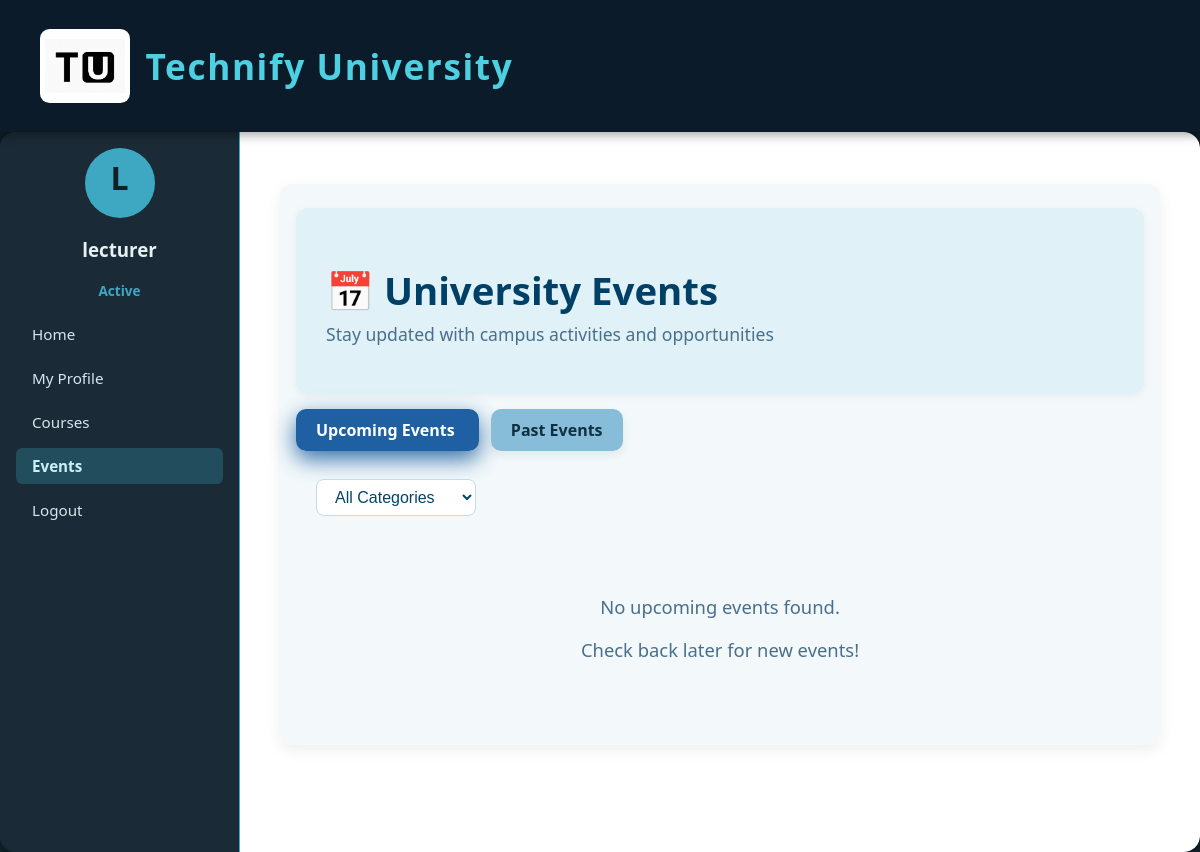
The app's page /Main/public/index.php?page=events (signed in), older data.
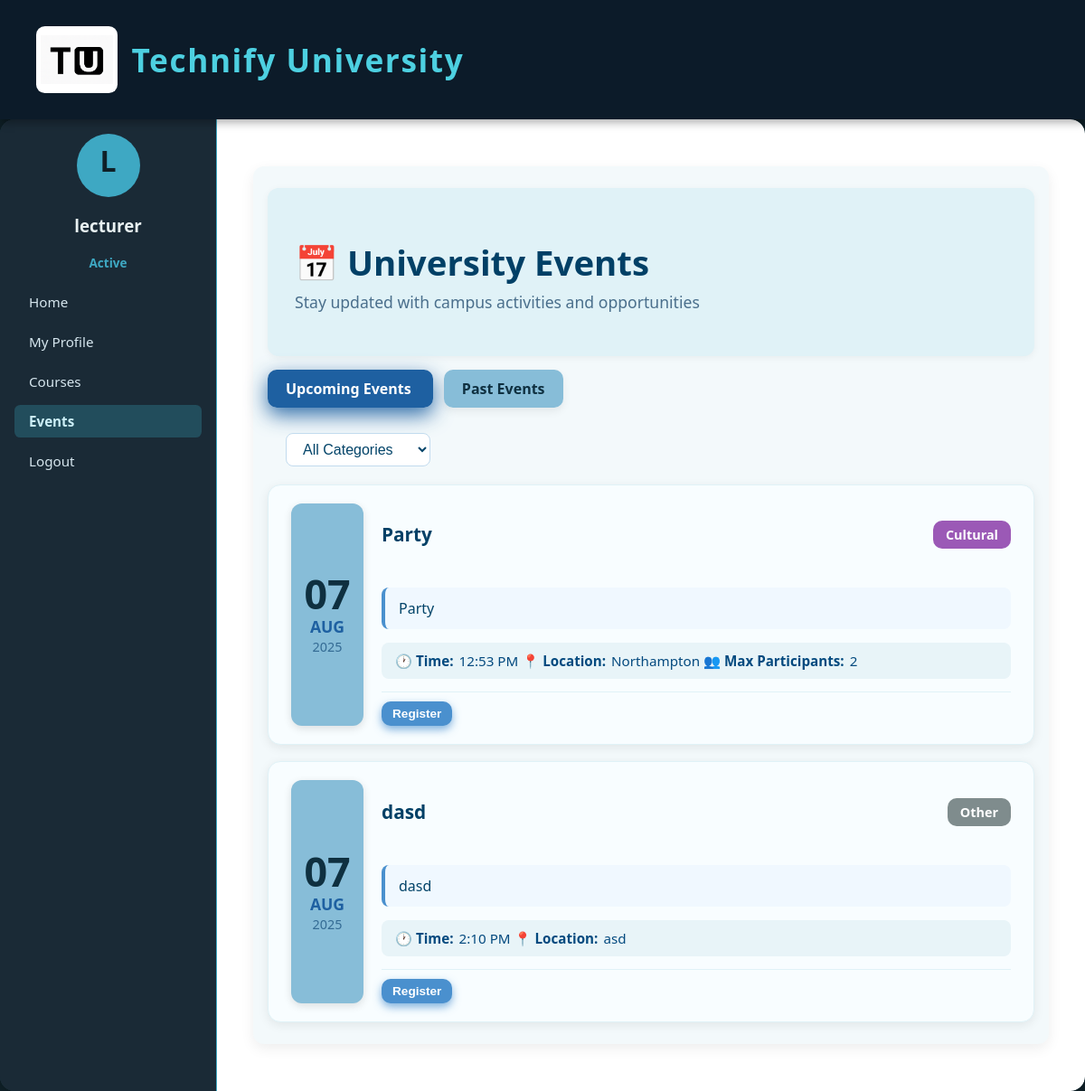
The same page, newer data.
### tables this page shows
CREATE TABLE `events` (
  `id` int(11) NOT NULL,
  `title` varchar(255) NOT NULL,
  `description` text DEFAULT NULL,
  `event_date` date NOT NULL,
  `event_time` time NOT NULL,
  `location` varchar(255) DEFAULT NULL,
  `category` enum('academic','sports','cultural','workshop','seminar','other') DEFAULT 'other',
  `max_participants` int(11) DEFAULT NULL,
  `created_by` int(11) NOT NULL,
  `created_at` timestamp NULL DEFAULT current_timestamp(),
  `updated_at` timestamp NULL DEFAULT current_timestamp() ON UPDATE current_timestamp(),
  `status` enum('active','cancelled','completed') DEFAULT 'active'
);

### Main/src/controllers/EventsController.php (called while the page is built, shortened)
<?php
require_once __DIR__ . '/../db.php';
require_once __DIR__ . '/../helper.php';
$current_tab = $_GET['tab'] ?? 'upcoming';
$today = date('Y-m-d');
$current_time = date('H:i:s');
$base_query = "SELECT * FROM events WHERE status = 'active'";
$params = [];
if ($current_tab === 'upcoming') {
    $base_query .= " AND (event_date > ? OR (event_date = ? AND event_time > ?))";
    $params = [$today, $today, $current_time];
} else {
    $base_query .= " AND (event_date < ? OR (event_date = ? AND event_time < ?))";
    $params = [$today, $today, $current_time];
}
$base_query .= " ORDER BY event_date ASC, event_time ASC";
try {
    $events = fetchAll($base_query, $params);
} catch (Exception $e) {
    $events = [];
}
$current_page = 'events';
require __DIR__ . '/../views/events.html.php';
$content = ob_get_clean();
require __DIR__ . '/../../templates/main_layout.php';

### Main/src/helper.php (called while the page is built, shortened)
<?php
function getMainNavItems(): array {
    return [
        'home' => 'Home',
        'profile' => 'My Profile',
        'courses' => 'Courses',
        'events' => 'Events'
    ];
}

### Main/src/db.php (called while the page is built, shortened)
<?php
class Database {
    private static $instance = null;
    private $pdo;
    private function __construct() {
        $username = 'student';
        $password = 'student';
        $database = 'university_website';
        $host = 'mysql';
        try {
            $this->pdo = new PDO("mysql:host=$host;dbname=$database", $username, $password);
            $this->pdo->setAttribute(PDO::ATTR_ERRMODE, PDO::ERRMODE_EXCEPTION);
            $this->pdo->setAttribute(PDO::ATTR_DEFAULT_FETCH_MODE, PDO::FETCH_ASSOC);
        } catch (PDOException $e) {
            die("Connection failed: " . $e->getMessage());
        }
    }
    public static function getInstance() {
        if (self::$instance === null) {
            self::$instance = new Database();
        }
        return self::$instance;
    }
    public function getConnection() {
        return $this->pdo;
    }
}
function db() {
    return Database::getInstance()->getConnection();
}
function query($sql, $params = []) {
    $stmt = db()->prepare($sql);
    $stmt->execute($params);
    return $stmt;
}
function fetchAll($sql, $params = []) {
    return query($sql, $params)->fetchAll();
}
?>

### Main/src/views/events.html.php (the view, shortened to what the changed rows need)
<div class="events-content">
    <div class="events-header">
        <div class="header-main">
            <h1>📅 University Events</h1>
        </div>
    </div>
    <div class="events-list">
        <?php if (empty($events)): ?>
            <div class="no-events">
                <p>No <?php echo $current_tab === 'upcoming' ? 'upcoming' : 'past'; ?> events found<?php echo $current_filter !== 'all' ? ' for the selected category' : ''; ?>.</p>
                <?php if ($current_tab === 'upcoming'): ?>
                    <p>Check back later for new events!</p>
                <?php endif; ?>
            </div>
        <?php else: ?>
            <div class="events-container">
                <?php foreach ($events as $event): ?>
                    <div class="event-item <?php echo $current_tab === 'past' ? 'past-event' : ''; ?>">
                        <div class="event-date">
                            <div class="date-day"><?php echo date('d', strtotime($event['event_date'])); ?></div>
                            <div class="date-month"><?php echo date('M', strtotime($event['event_date'])); ?></div>
                            <div class="date-year"><?php echo date('Y', strtotime($event['event_date'])); ?></div>
                        </div>
                        <div class="event-content">
                            <div class="event-header">
                                <h3 class="event-title"><?php echo htmlspecialchars($event['title']); ?></h3>
                                <span class="event-category category-<?php echo $event['category']; ?>">
                                    <?php echo ucfirst($event['category']); ?>
                                </span>
                            </div>
                            <?php if ($event['description']): ?>
                                <p class="event-description"><?php echo htmlspecialchars($event['description']); ?></p>
                            <?php endif; ?>
                            <div class="event-details">
                                <div class="event-meta">
                                    <span><strong>🕐 Time:</strong> <?php echo date('g:i A', strtotime($event['event_time'])); ?></span>
                                    <?php if ($event['location']): ?>
                                        <span><strong>📍 Location:</strong> <?php echo htmlspecialchars($event['location']); ?></span>
                                    <?php endif; ?>
                                    <?php if ($event['max_participants']): ?>
                                        <span><strong>👥 Max Participants:</strong> <?php echo $event['max_participants']; ?></span>
                                    <?php endif; ?>
                                </div>
                            </div>
                            <?php if ($current_tab === 'upcoming'): ?>
                                <div class="event-actions">
                                    <?php
                                    $is_registered = isset($_SESSION['registered_events']) && in_array($event['id'], $_SESSION['registered_events']);
                                    ?>
                                    <form method="POST" class="register-form">
                                        <?php if ($is_registered): ?>
                                            <button type="submit" name="unregister_event" class="btn btn-register registered btn-small">
                                                Unregister
                                            </button>
                                        <?php else: ?>
                                            <button type="submit" name="register_event" class="btn btn-register btn-small">
                                                Register
                                            </button>
                                        <?php endif; ?>
                                    </form>
                                </div>
                            <?php endif; ?>
                        </div>
                    </div>
                <?php endforeach; ?>
            </div>
        <?php endif; ?>
    </div>
</div>

### Main/templates/main_layout.php (shortened to what the changed rows need)
<?php
require_once __DIR__ . '/../src/helper.php';
?>
<!DOCTYPE html>
<html lang="en">
<head>
    <link rel="stylesheet" href="assets/css/user.css">
</head>
<body class="<?php echo htmlspecialchars($page_class ?? 'main-page'); ?>">
    <div class="container">
        <aside class="sidebar">
            <nav role="navigation">
                <ul class="nav-menu">
                    <?php
                    $nav_items = getMainNavItems();
                    foreach ($nav_items as $page => $label):
                        $is_active = ($current_page ?? '') === $page;
                    ?>
                        <li>
                            <a href="index.php?page=<?php echo urlencode($page); ?>"
                               class="<?php echo $is_active ? 'active' : ''; ?>"
                               <?php echo $is_active ? 'aria-current="page"' : ''; ?>>
                                <?php echo htmlspecialchars($label); ?>
                            </a>
                        </li>
                    <?php endforeach; ?>
                </ul>
            </nav>
        </aside>
        <main class="main-content">
            <?php echo $content ?? ''; ?>
        </main>
    </div>
</body>
</html>

Row changes from the older to the newer data that the page shows:
added events: event_date "07", event_date "AUG", event_date "2025", title "Party", category "Cultural", description "Party", event_time "12:53 PM", location "Northampton", max_participants "2"
added events: event_date "07", event_date "AUG", event_date "2025", title "dasd", category "Other", description "dasd", event_time "2:10 PM", location "asd"
Text that changed along with them:
text no longer shown: "No upcoming events found . Check back later for new events!"
